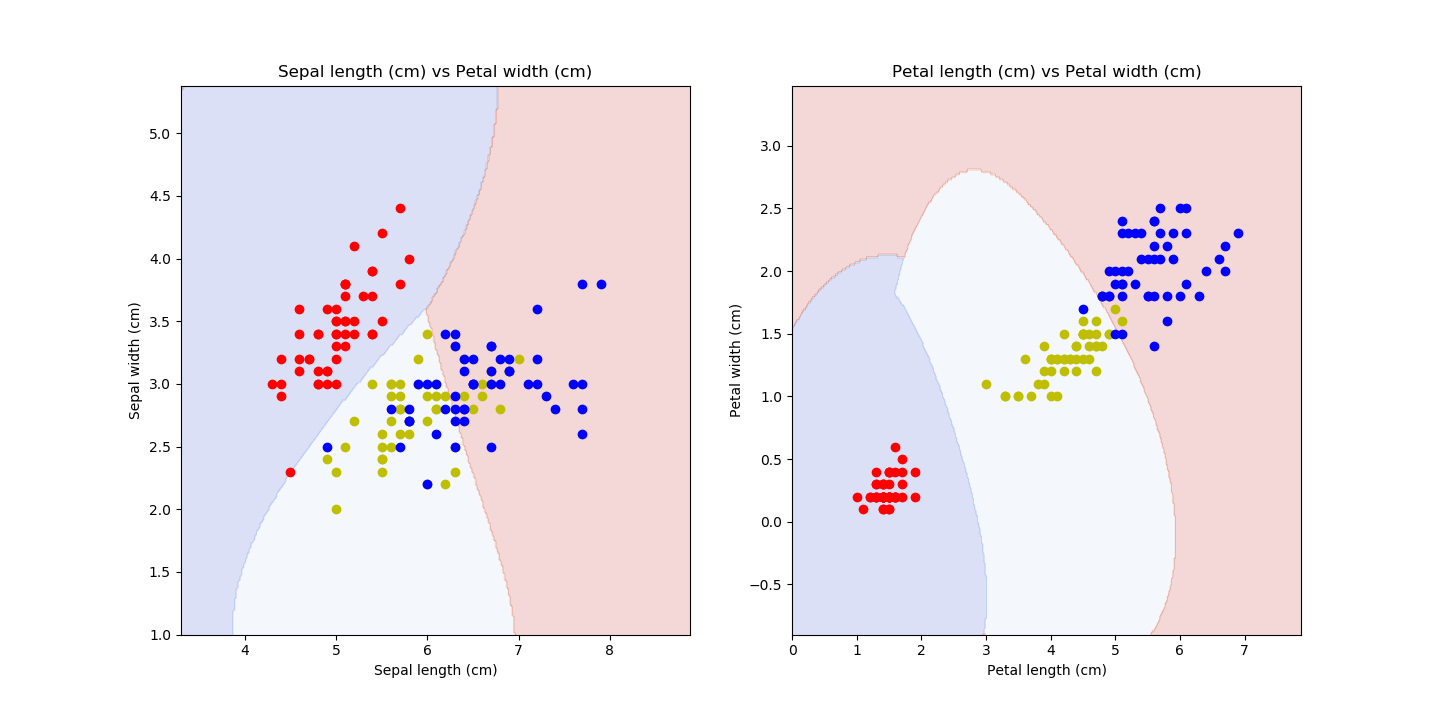

Reproduce this figure in Python.
import pandas as pd
import numpy as np
import matplotlib.pyplot as plt

from sklearn.datasets import load_iris
iris = load_iris()
print(dir(iris))

# ==========================
# create dataframe

dfIris = pd.DataFrame(
    iris['data'],
    columns = iris['feature_names']
)
dfIris['target'] = iris['target']
dfIris['spesies'] = dfIris['target'].apply(
    lambda index: iris['target_names'][index]
)
print(dfIris.head())
print(dfIris.iloc[54:56])
print(dfIris.tail())

# =============================
# separate df by its species

dfSetosa = dfIris[dfIris['target'] == 0]
# print(dfSetosa)
dfVersicolor = dfIris[dfIris['target'] == 1]
# print(dfVersicolor)
dfVirginica = dfIris[dfIris['target'] == 2]
print(dfVirginica)

# ==========================
# split datasets: train 90% & test 10%

from sklearn.model_selection import train_test_split
xtra, xtes, ytra, ytes = train_test_split(
    dfIris[[
        'sepal length (cm)',
        'sepal width (cm)',
        'petal length (cm)',
        'petal width (cm)'
    ]],
    dfIris['spesies'],
    test_size = .1
)

# print(len(xtra))
# print(len(xtes))

# ==========================
# support vector machine
# support vector classifier

from sklearn.svm import SVC
model1 = SVC(gamma = 'auto')
model2 = SVC(gamma = 'auto')

# =============================
# plot svm

def bikin_meshgrid(x, y):
    x_min = x.min() - 1
    x_max = x.max() + 1
    y_min = y.min() - 1
    y_max = y.max() + 1
    xx, yy = np.meshgrid(
        np.arange(x_min, x_max, .02),
        np.arange(y_min, y_max, .02)
    )
    return xx, yy

sepal = iris['data'][:, :2]
x0, x1 = sepal[:, 0], sepal[:, 1]
petal = iris['data'][:, 2:]
x2, x3 = petal[:, 0], petal[:, 1]
ww, xx = bikin_meshgrid(x0, x1)
yy, zz = bikin_meshgrid(x2, x3)

model1.fit(sepal, iris['target'])
model2.fit(petal, iris['target'])

# ==========================
# plot

def plotSVM(ax, model, xx, yy, **params):
    z = model.predict(np.c_[xx.ravel(), yy.ravel()])
    z = z.reshape(xx.shape)
    hasil = ax.contourf(xx, yy, z, **params)
    return hasil

fig = plt.figure('SVM', figsize=(14,7))

ax = plt.subplot(121)
plotSVM(ax, model1, 
    ww, xx, 
    cmap = 'coolwarm', 
    alpha = .2
)
plt.scatter(
    dfSetosa['sepal length (cm)'],
    dfSetosa['sepal width (cm)'],
    color = 'r',
    marker = 'o'
)
plt.scatter(
    dfVersicolor['sepal length (cm)'],
    dfVersicolor['sepal width (cm)'],
    color = 'y',
    marker = 'o'
)
plt.scatter(
    dfVirginica['sepal length (cm)'],
    dfVirginica['sepal width (cm)'],
    color = 'b',
    marker = 'o'
)
ax.set_xlabel('Sepal length (cm)')
ax.set_ylabel('Sepal width (cm)')
ax.set_title('Sepal length (cm) vs Petal width (cm)')

ax = plt.subplot(122)
plotSVM(ax, model2, 
    yy, zz, 
    cmap = 'coolwarm', 
    alpha = .2
)
plt.scatter(
    dfSetosa['petal length (cm)'],
    dfSetosa['petal width (cm)'],
    color = 'r',
    marker = 'o'
)
plt.scatter(
    dfVersicolor['petal length (cm)'],
    dfVersicolor['petal width (cm)'],
    color = 'y',
    marker = 'o'
)
plt.scatter(
    dfVirginica['petal length (cm)'],
    dfVirginica['petal width (cm)'],
    color = 'b',
    marker = 'o'
)
ax.set_xlabel('Petal length (cm)')
ax.set_ylabel('Petal width (cm)')
ax.set_title('Petal length (cm) vs Petal width (cm)')

plt.show()
